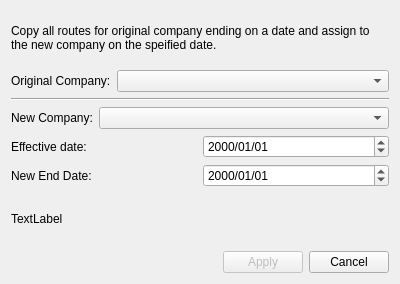
<?xml version="1.0" encoding="UTF-8"?>
<ui version="4.0">
 <class>SplitCompanyRoutesDialog</class>
 <widget class="QDialog" name="SplitCompanyRoutesDialog">
  <property name="geometry">
   <rect>
    <x>0</x>
    <y>0</y>
    <width>400</width>
    <height>284</height>
   </rect>
  </property>
  <property name="windowTitle">
   <string>Copy Routes to New Company</string>
  </property>
  <layout class="QGridLayout" name="gridLayout">
   <item row="0" column="0">
    <widget class="QLabel" name="label_3">
     <property name="text">
      <string>Copy all routes for original company ending on a date and assign to the new company on the speified date.</string>
     </property>
     <property name="wordWrap">
      <bool>true</bool>
     </property>
    </widget>
   </item>
   <item row="1" column="0">
    <layout class="QHBoxLayout" name="horizontalLayout">
     <item>
      <widget class="QLabel" name="label">
       <property name="text">
        <string>Original Company:</string>
       </property>
      </widget>
     </item>
     <item>
      <widget class="QComboBox" name="cbCompany1">
       <property name="sizePolicy">
        <sizepolicy hsizetype="Expanding" vsizetype="Fixed">
         <horstretch>1</horstretch>
         <verstretch>0</verstretch>
        </sizepolicy>
       </property>
      </widget>
     </item>
    </layout>
   </item>
   <item row="2" column="0">
    <widget class="Line" name="line">
     <property name="orientation">
      <enum>Qt::Orientation::Horizontal</enum>
     </property>
    </widget>
   </item>
   <item row="3" column="0">
    <layout class="QHBoxLayout" name="horizontalLayout_2">
     <item>
      <widget class="QLabel" name="label_2">
       <property name="text">
        <string>New Company:</string>
       </property>
      </widget>
     </item>
     <item>
      <widget class="QComboBox" name="cbCompany2">
       <property name="sizePolicy">
        <sizepolicy hsizetype="Preferred" vsizetype="Fixed">
         <horstretch>1</horstretch>
         <verstretch>0</verstretch>
        </sizepolicy>
       </property>
      </widget>
     </item>
    </layout>
   </item>
   <item row="4" column="0">
    <layout class="QHBoxLayout" name="horizontalLayout_3">
     <item>
      <widget class="QLabel" name="label_4">
       <property name="text">
        <string>Effective date:</string>
       </property>
      </widget>
     </item>
     <item>
      <widget class="QDateEdit" name="dateEdit">
       <property name="displayFormat">
        <string>yyyy/MM/dd</string>
       </property>
      </widget>
     </item>
    </layout>
   </item>
   <item row="5" column="0">
    <layout class="QHBoxLayout" name="horizontalLayout_5">
     <item>
      <widget class="QLabel" name="label_5">
       <property name="text">
        <string>New End Date:</string>
       </property>
      </widget>
     </item>
     <item>
      <widget class="QDateEdit" name="newEndDate">
       <property name="wrapping">
        <bool>false</bool>
       </property>
       <property name="displayFormat">
        <string>yyyy/MM/dd</string>
       </property>
      </widget>
     </item>
    </layout>
   </item>
   <item row="6" column="0">
    <widget class="QLabel" name="lblHelp">
     <property name="text">
      <string>TextLabel</string>
     </property>
    </widget>
   </item>
   <item row="7" column="0">
    <layout class="QHBoxLayout" name="horizontalLayout_4">
     <item>
      <spacer name="horizontalSpacer">
       <property name="orientation">
        <enum>Qt::Orientation::Horizontal</enum>
       </property>
       <property name="sizeHint" stdset="0">
        <size>
         <width>40</width>
         <height>20</height>
        </size>
       </property>
      </spacer>
     </item>
     <item>
      <widget class="QPushButton" name="btnApply">
       <property name="enabled">
        <bool>false</bool>
       </property>
       <property name="text">
        <string>Apply</string>
       </property>
      </widget>
     </item>
     <item>
      <widget class="QPushButton" name="btnCancel">
       <property name="text">
        <string>Cancel</string>
       </property>
      </widget>
     </item>
    </layout>
   </item>
  </layout>
 </widget>
 <resources/>
 <connections/>
</ui>
